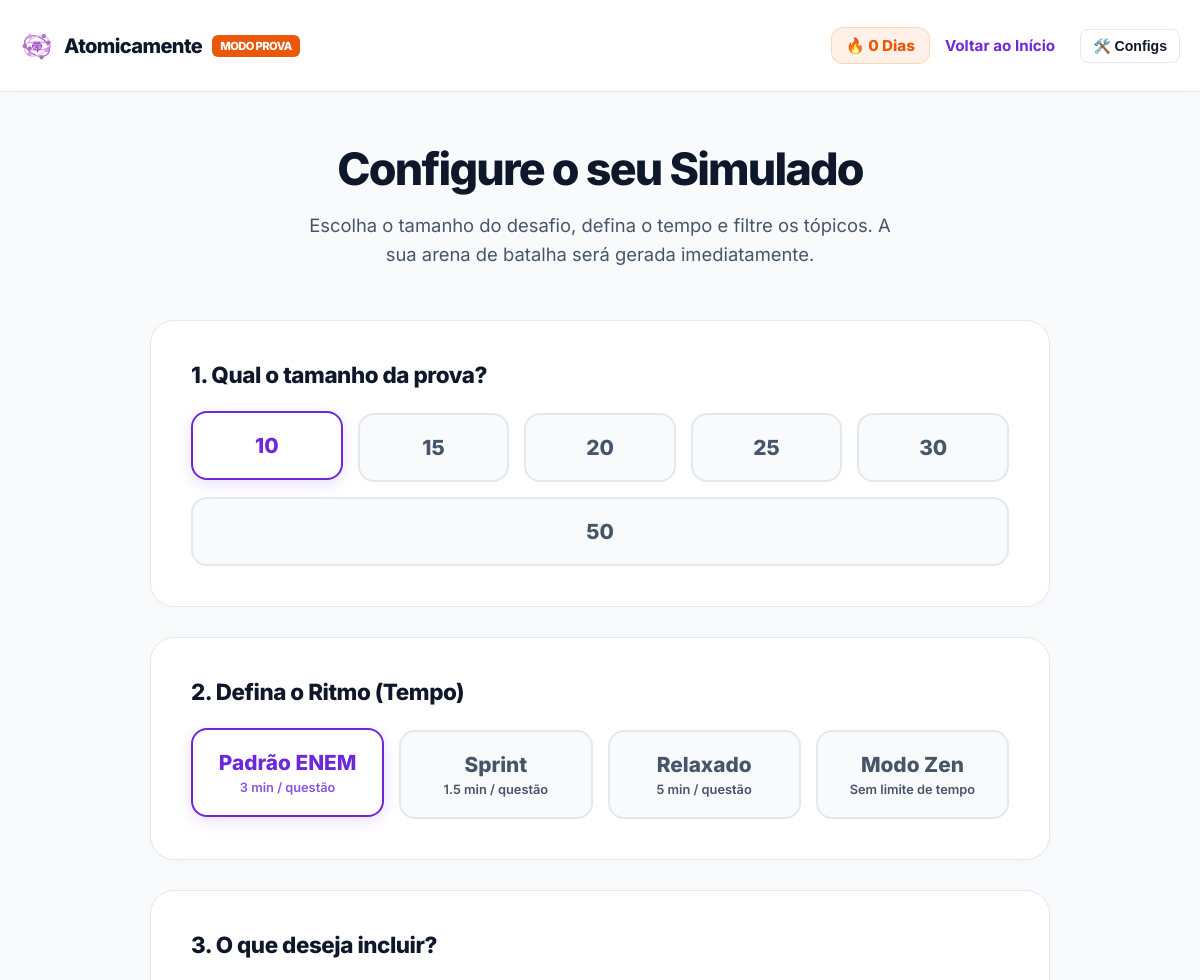
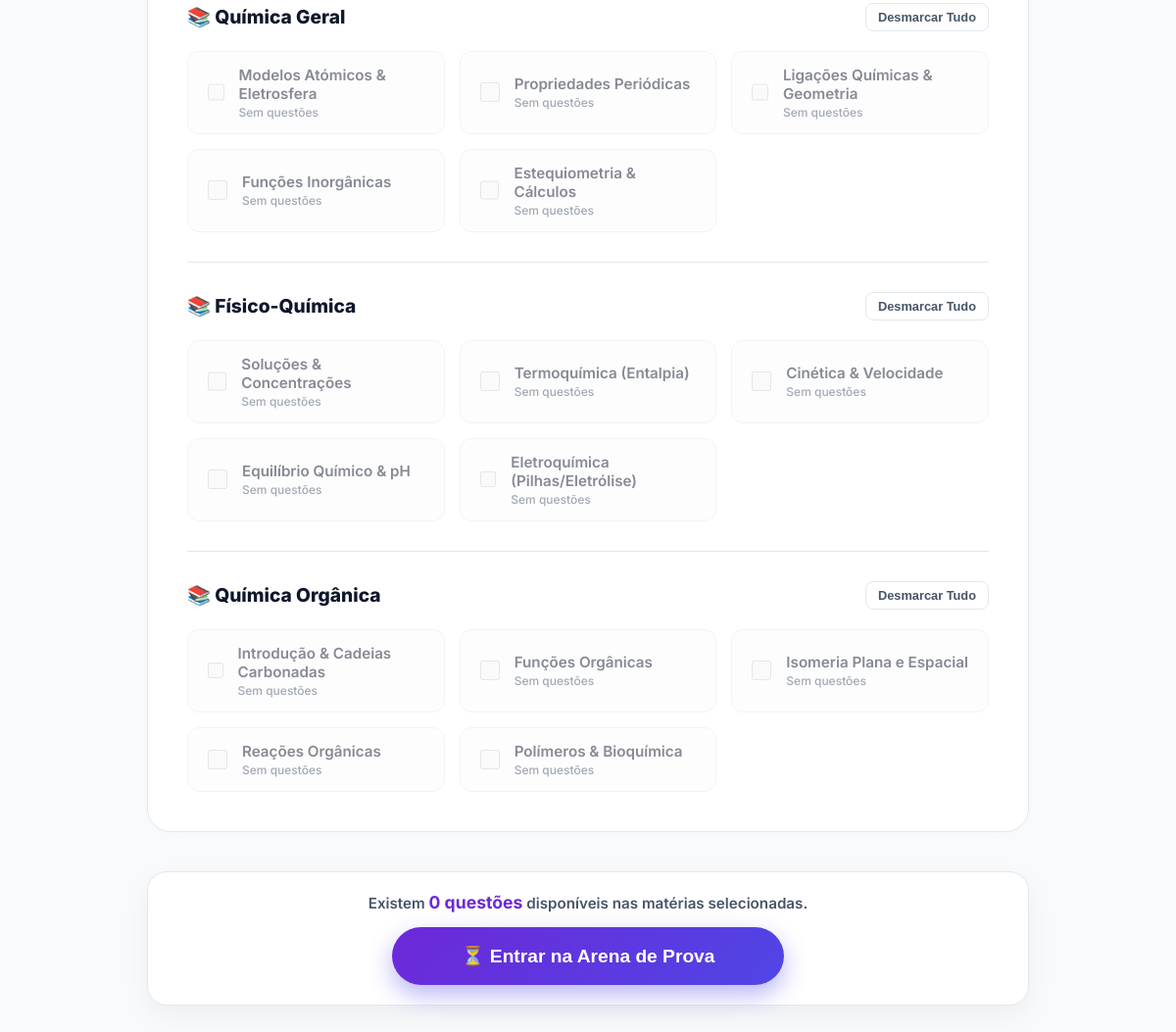
The app's page /simulado.php (signed in), older data (2 pictures, top to bottom).
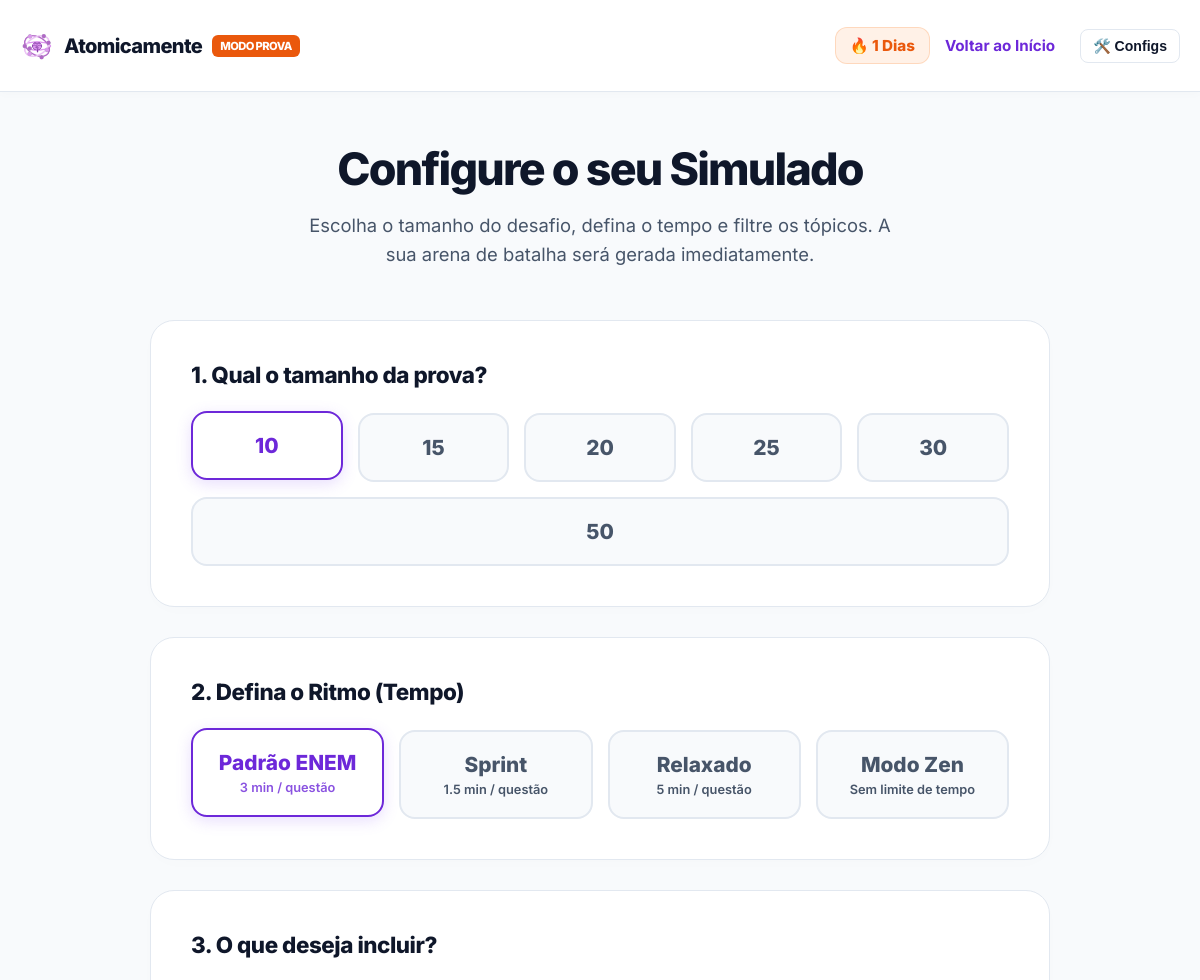
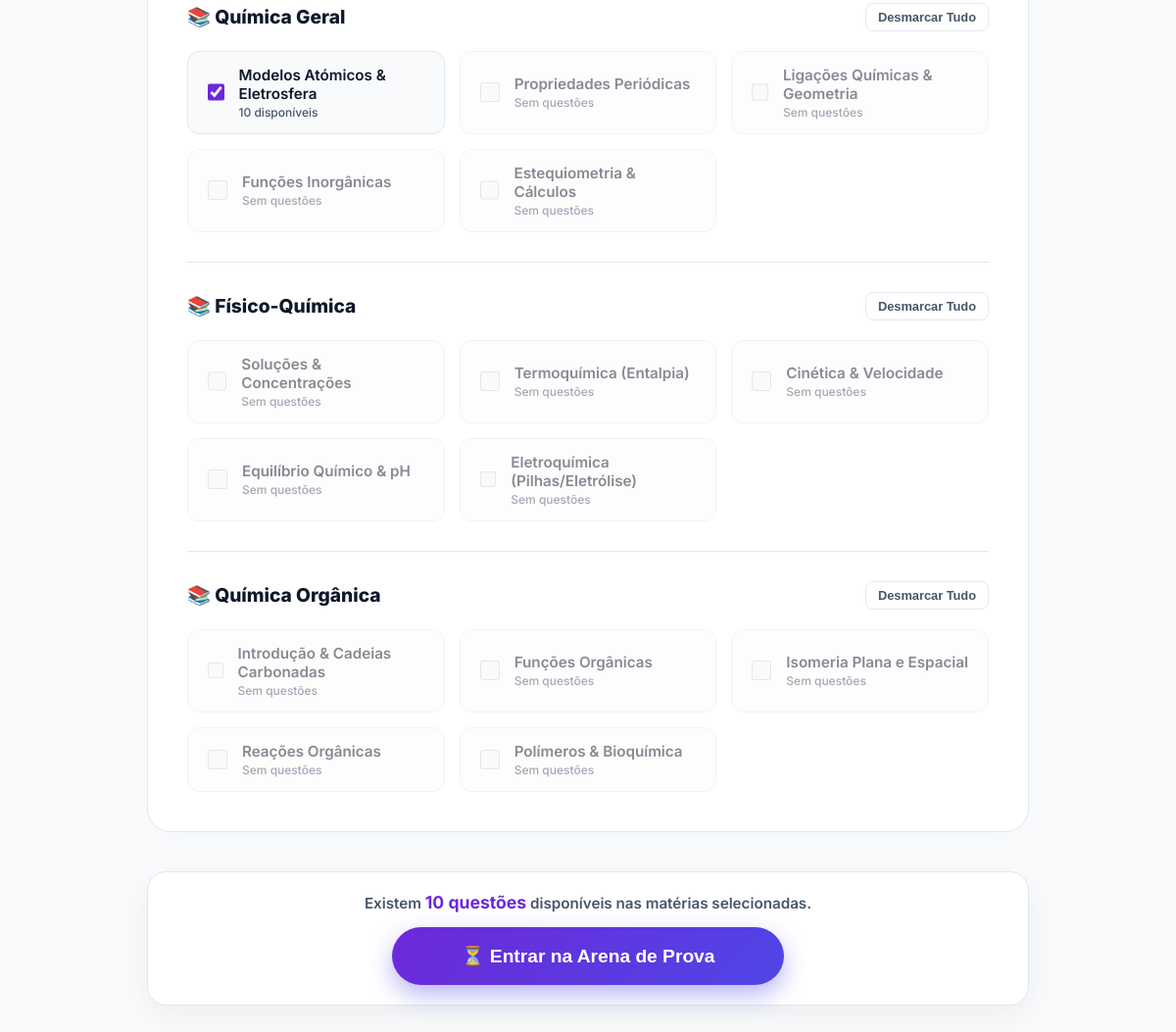
The same page, newer data (2 pictures, top to bottom).
### tables this page shows
CREATE TABLE `users` (
  `id` int(11) NOT NULL,
  `role_id` int(11) NOT NULL,
  `nome` varchar(100) NOT NULL,
  `email` varchar(150) NOT NULL,
  `password_hash` varchar(255) NOT NULL,
  `meta_diaria` int(11) DEFAULT '20',
  `frente_foco` varchar(50) DEFAULT '',
  `streak` int(11) DEFAULT '0',
  `ultimo_estudo` date DEFAULT NULL
);

CREATE TABLE `topicos` (
  `id` int(11) NOT NULL,
  `frente_id` int(11) NOT NULL,
  `nome` varchar(100) NOT NULL,
  `slug` varchar(100) NOT NULL
);

### simulado.php (the view, shortened to what the changed rows need)
<?php
require_once 'config.php';
$user_id = $_SESSION['user_id'];
try {
    $stmtStreak = $pdo->prepare("SELECT streak FROM users WHERE id = :uid");
    $stmtStreak->execute([':uid' => $user_id]);
    $streak_aluno = $stmtStreak->fetchColumn() ?: 0;
    $stmtMapeamento = $pdo->query("
        SELECT
            f.id as frente_id, f.nome as frente_nome,
            t.id as topico_id, t.nome as topico_nome,
            (SELECT COUNT(*) FROM questions q WHERE q.subtopic_id = t.id) as qtd_questoes
        FROM frentes f
        JOIN topicos t ON f.id = t.frente_id
        ORDER BY f.id ASC, t.id ASC
    ");
    $frentes_agrupadas = [];
    while ($row = $stmtMapeamento->fetch(PDO::FETCH_ASSOC)) {
        $frentes_agrupadas[$row['frente_id']]['nome'] = $row['frente_nome'];
        $frentes_agrupadas[$row['frente_id']]['topicos'][] = [
            'id' => $row['topico_id'],
            'nome' => $row['topico_nome'],
            'qtd' => $row['qtd_questoes']
        ];
    }
} catch (PDOException $e) {
    die("Erro ao carregar configurações: " . $e->getMessage());
}
?>
<!DOCTYPE html>
<html lang="pt-BR">
<head>
  <link rel="stylesheet" href="css/plataforma.css">
</head>
<body class="dash-body">
  <header class="topo-dash">
    <div class="nav-dash">
      <div style="display: flex; align-items: center; gap: 15px;">
        <div style="display: flex; align-items: center; gap: 6px; background: rgba(249, 115, 22, 0.1); border: 1px solid rgba(249, 115, 22, 0.2); padding: 8px 14px; border-radius: 12px; font-weight: 800; color: #ea580c; font-size: 0.95rem;">
          🔥 <?php echo $streak_aluno; ?> Dias
        </div>
        <a href="dashboard.php" style="color: var(--roxo-base); text-decoration: none; font-weight: 700; font-size: 0.95rem; margin-right: 10px;">Voltar ao Início</a>
        <div class="menu-dropdown">
          <button onclick="alternarDropdown('drop-config')" style="background: none; border: 1px solid var(--borda); color: var(--texto-principal); padding: 8px 12px; font-size: 0.88rem; border-radius: 8px; font-weight: 600; cursor: pointer;">🛠️ Configs</button>
        </div>
      </div>
    </div>
  </header>
  <form action="prova.php" method="POST" id="formSimulado">
    <div class="container-simulado">
      <div class="hero-simulado">
        <h1 class="titulo-hero">Configure o seu Simulado</h1>
      </div>
      <div class="secao-config">
        <h2 class="titulo-secao">1. Qual o tamanho da prova?</h2>
      </div>
      <div class="secao-config">
        <h2 class="titulo-secao">2. Defina o Ritmo (Tempo)</h2>
      </div>
      <div class="secao-config">
        <h2 class="titulo-secao">3. O que deseja incluir?</h2>
        <?php foreach ($frentes_agrupadas as $frente_id => $frente): ?>
          <div class="frente-bloco">
            <div class="frente-topo">
              <span class="frente-titulo">📚 <?php echo htmlspecialchars($frente['nome']); ?></span>
              <button type="button" class="btn-selecionar-todos" onclick="toggleFrente(<?php echo $frente_id; ?>, this)">Desmarcar Tudo</button>
            </div>
            <div class="grid-topicos" id="grid_frente_<?php echo $frente_id; ?>">
              <?php foreach ($frente['topicos'] as $topico): ?>
                <?php $desativado = $topico['qtd'] == 0; ?>
                <label class="topico-item <?php echo $desativado ? 'desativado' : ''; ?>">
                  <input type="checkbox" name="topicos[]" value="<?php echo $topico['id']; ?>" data-qtd="<?php echo $topico['qtd']; ?>" class="check-custom checkbox-frente-<?php echo $frente_id; ?>" <?php echo $desativado ? 'disabled' : 'checked'; ?>>
                  <div class="topico-info">
                    <span class="topico-nome"><?php echo htmlspecialchars($topico['nome']); ?></span>
                    <span class="topico-badge"><?php echo $desativado ? 'Sem questões' : $topico['qtd'] . ' disponíveis'; ?></span>
                  </div>
                </label>
              <?php endforeach; ?>
            </div>
          </div>
        <?php endforeach; ?>
      </div>
      <div class="barra-acao-fixa">
        <div class="contador-info" id="contadorDisponivel">
        </div>
        <button type="submit" class="btn-gerar" id="btnSubmit">⏳ Entrar na Arena de Prova</button>
      </div>
    </div>
  </form>
</body>
</html>

Row changes from the older to the newer data that the page shows:
changed users: streak "0" → "1"
computed for topicos "Modelos Atómicos & Eletrosfera": id "☐" → "☑"
Text that changed along with them:
text written by a page script: "Existem 0 questões disponíveis nas matérias selecionadas." → "Existem 10 questões disponíveis nas matérias selecionadas."
list line gone: "Sem questões"
new list line: "10 disponíveis"
